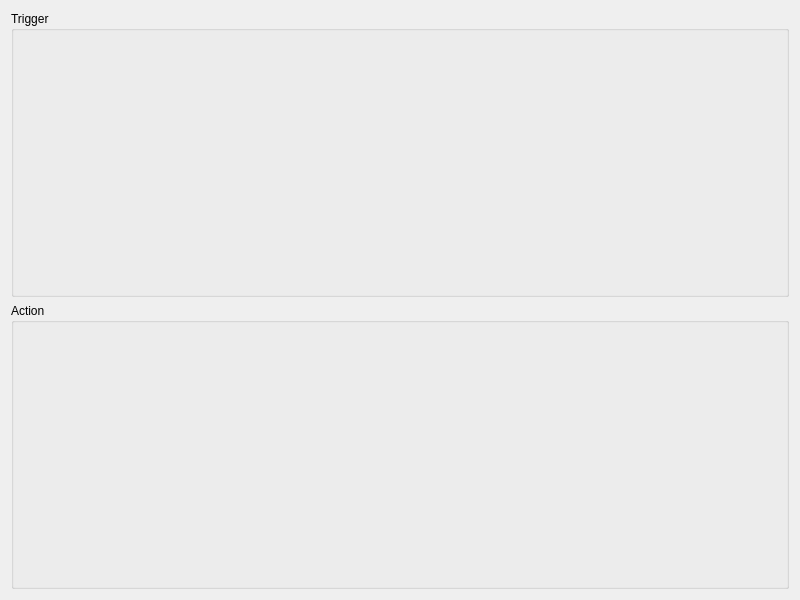
<ui version="4.0" >
 <class>SimpleActionDataWidget</class>
 <widget class="QWidget" name="SimpleActionDataWidget" >
  <property name="geometry" >
   <rect>
    <x>0</x>
    <y>0</y>
    <width>800</width>
    <height>600</height>
   </rect>
  </property>
  <property name="windowTitle" >
   <string>Form</string>
  </property>
  <layout class="QVBoxLayout" name="verticalLayout" >
   <item>
    <widget class="QGroupBox" name="triggerBox" >
     <property name="title" >
      <string>Trigger</string>
     </property>
     <layout class="QVBoxLayout" name="verticalLayout_3" />
    </widget>
   </item>
   <item>
    <widget class="QGroupBox" name="actionBox" >
     <property name="title" >
      <string>Action</string>
     </property>
     <layout class="QVBoxLayout" name="verticalLayout_5" />
    </widget>
   </item>
  </layout>
 </widget>
 <resources/>
 <connections/>
</ui>
